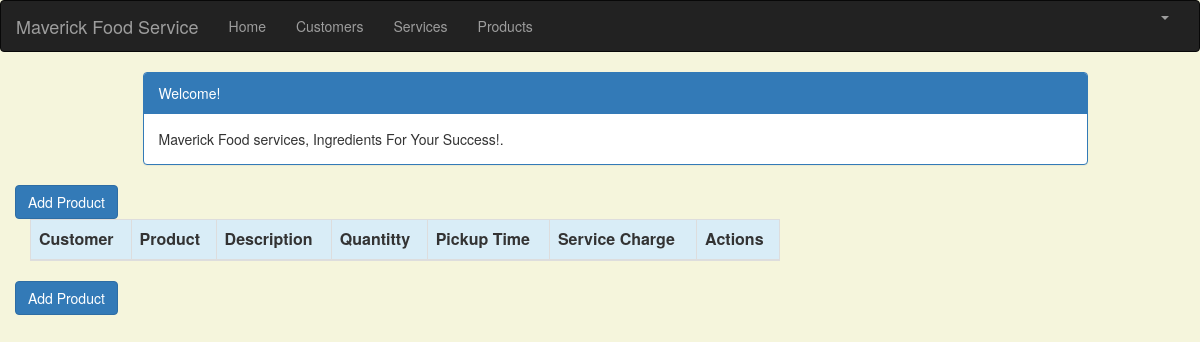
The page /product_list (signed in) on the database as committed earlier.
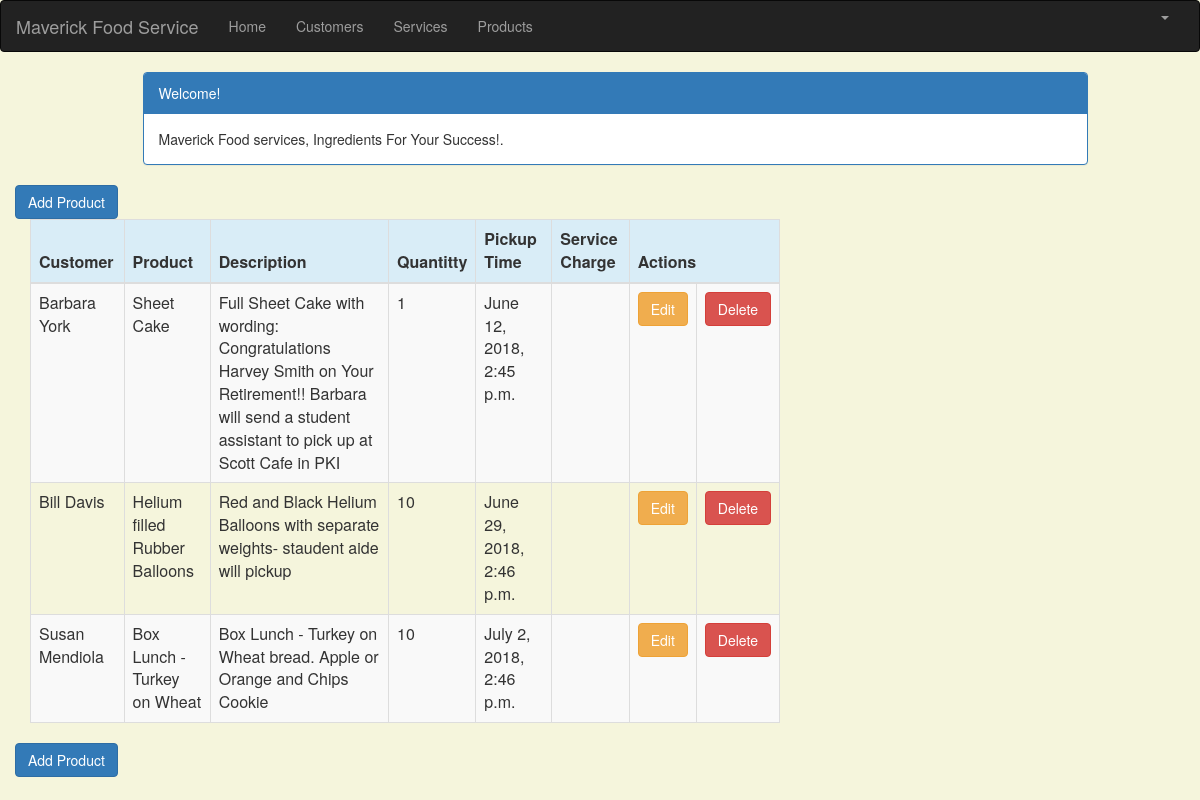
The same page on the database as committed later.
### crm/models.py (models this page shows, shortened)
class Product(models.Model):
    cust_name = models.ForeignKey(Customer, on_delete=models.CASCADE, related_name='products')
    product = models.CharField(max_length=100)
    p_description = models.TextField()
    quantity = models.IntegerField()
    pickup_time = models.DateTimeField(
        default=timezone.now)
    charge = models.DecimalField(max_digits=10, decimal_places=2)
    created_date = models.DateTimeField(
        default=timezone.now)
    updated_date = models.DateTimeField(auto_now_add=True)

class Customer(models.Model):
    cust_name = models.CharField(max_length=50)
    organization = models.CharField(max_length=100, blank=True)
    role = models.CharField(max_length=100)
    email = models.EmailField(max_length=100)
    bldgroom = models.CharField(max_length=100)
    address = models.CharField(max_length=200)
    account_number = models.IntegerField(blank=False, null=False)
    city = models.CharField(max_length=50)
    state = models.CharField(max_length=50)
    zipcode = models.CharField(max_length=10)
    phone_number = models.CharField(max_length=50)
    created_date = models.DateTimeField(
        default=timezone.now)
    updated_date = models.DateTimeField(auto_now_add=True)
    def __str__(self):
        return str(self.cust_name)

### crm/views.py (the view)
# urls.py: path('product_list', views.product_list, name='product_list'),
@login_required
def product_list(request):
    products = Product.objects.filter(created_date__lte=timezone.now())
    return render(request, 'crm/product_list.html', {'products': products})

### crm/templates/crm/product_list.html (shortened to what this page needs)
{% extends 'crm/base.html' %}
{% block content %}
    <html>
    <head>
        <link rel="stylesheet" href="https://maxcdn.bootstrapcdn.com/bootstrap/3.3.4/css/bootstrap.min.css">
    </head>
    <body>
    <div class="container">
        <div class="row">
            <div class="col-md-10 col-md-offset-1">
                <div class="panel panel-primary">
                    <div class="panel-heading">Welcome!</div>
                    <div class="panel-body">
                        Maverick Food services, Ingredients For Your Success!.
                    </div>
                </div>
            </div>
        </div>
    </div>
    <div class="row">
        <a href="{% url 'crm:product_new' %}" class="row"><span
                   class="btn btn-primary">Add Product</span></a>
    </div>
    <div>
        <table class="table table-striped table-bordered table-hover">
            <thead>
            <tr class="bg-info">
                <th>Customer</th>
                <th>Product</th>
                <th>Description</th>
                <th>Quantitty</th>
                <th>Pickup Time</th>
                <th>Service Charge</th>
                <th colspan="3">Actions</th>
            </tr>
            </thead>
            <tbody>
            {% for product in products %}
                <tr>
                    <td>{{ product.cust_name }}</td>
                    <td>{{ product.product }}</td>
                    <td>{{ product.p_description }}</td>
                    <td>{{ product.quantity }}</td>
                    <td>{{ product.pickup_time }}</td>
                    <td>{{ service.charge }}</td>
                    <td><a href="{% url 'crm:product_edit' pk=product.pk %}"
                        class="btn btn-warning">Edit</a>
                    </td>
                    <td><a href="{% url 'crm:product_delete' pk=product.pk %}"
                        onclick="return confirm('Are you sure you want to delete?')"
                        class="btn btn-danger">Delete</a>
                </td>
                </tr>
            {% endfor %}
            </tbody>
        </table>
     <div class="row">
            <a href=""><span
                    class="btn btn-primary">Add Product</span></a>
        </div>
    </div>
    </body>
    </html>
{% endblock %}

Rows that differ between the two databases and show on the page:
added Product: cust_name "Barbara York", product "Sheet Cake", p_description "Full Sheet Cake with wording: Congratulations Harvey Smith on Your Retirement!! Barbara will send a student assistant to pick up at Scott Cafe in PKI", quantity "1", pickup_time "June 12, 2018, 2:45 p.m."
added Product: cust_name "Bill Davis", product "Helium filled Rubber Balloons", p_description "Red and Black Helium Balloons with separate weights- staudent aide will pickup", quantity "10", pickup_time "June 29, 2018, 2:46 p.m."
added Product: cust_name "Susan Mendiola", product "Box Lunch - Turkey on Wheat", p_description "Box Lunch - Turkey on Wheat bread. Apple or Orange and Chips Cookie", quantity "10", pickup_time "July 2, 2018, 2:46 p.m."
